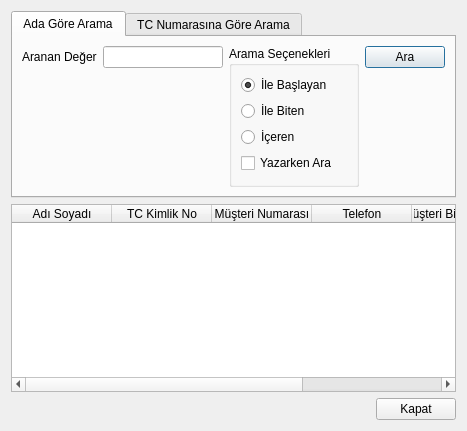
<?xml version="1.0" encoding="UTF-8"?>
<ui version="4.0">
 <class>OOStandartMusteriAramaFormu</class>
 <widget class="QDialog" name="OOStandartMusteriAramaFormu">
  <property name="geometry">
   <rect>
    <x>0</x>
    <y>0</y>
    <width>467</width>
    <height>431</height>
   </rect>
  </property>
  <property name="windowTitle">
   <string>Dialog</string>
  </property>
  <layout class="QGridLayout" name="gridLayout">
   <item row="0" column="0">
    <widget class="QTabWidget" name="tabWidget">
     <property name="currentIndex">
      <number>0</number>
     </property>
     <widget class="QWidget" name="tab">
      <attribute name="title">
       <string>Ada Göre Arama</string>
      </attribute>
      <layout class="QHBoxLayout" name="horizontalLayout_2">
       <item>
        <layout class="QVBoxLayout" name="verticalLayout_2">
         <item>
          <layout class="QHBoxLayout" name="horizontalLayout">
           <item>
            <widget class="QLabel" name="lblArananDeger">
             <property name="text">
              <string>Aranan Değer</string>
             </property>
            </widget>
           </item>
           <item>
            <widget class="QLineEdit" name="leArananMusteriAdi"/>
           </item>
          </layout>
         </item>
         <item>
          <spacer name="verticalSpacer">
           <property name="orientation">
            <enum>Qt::Vertical</enum>
           </property>
           <property name="sizeHint" stdset="0">
            <size>
             <width>20</width>
             <height>40</height>
            </size>
           </property>
          </spacer>
         </item>
        </layout>
       </item>
       <item>
        <widget class="QGroupBox" name="grpAdaGoreAramaSecenekleri">
         <property name="title">
          <string>Arama Seçenekleri</string>
         </property>
         <layout class="QVBoxLayout" name="verticalLayout">
          <item>
           <widget class="QRadioButton" name="rbIleBaslayan">
            <property name="text">
             <string>İle Başlayan</string>
            </property>
            <property name="checked">
             <bool>true</bool>
            </property>
           </widget>
          </item>
          <item>
           <widget class="QRadioButton" name="rblIleBiten">
            <property name="text">
             <string>İle Biten</string>
            </property>
           </widget>
          </item>
          <item>
           <widget class="QRadioButton" name="rbIceren">
            <property name="text">
             <string>İçeren</string>
            </property>
           </widget>
          </item>
          <item>
           <widget class="QCheckBox" name="cbYazarkenAra">
            <property name="text">
             <string>Yazarken Ara</string>
            </property>
           </widget>
          </item>
         </layout>
        </widget>
       </item>
       <item>
        <layout class="QVBoxLayout" name="verticalLayout_3">
         <item>
          <widget class="QPushButton" name="btnAra">
           <property name="text">
            <string>Ara</string>
           </property>
          </widget>
         </item>
         <item>
          <spacer name="verticalSpacer_2">
           <property name="orientation">
            <enum>Qt::Vertical</enum>
           </property>
           <property name="sizeHint" stdset="0">
            <size>
             <width>20</width>
             <height>40</height>
            </size>
           </property>
          </spacer>
         </item>
        </layout>
       </item>
      </layout>
     </widget>
     <widget class="QWidget" name="tab_2">
      <attribute name="title">
       <string>TC Numarasına Göre Arama</string>
      </attribute>
     </widget>
    </widget>
   </item>
   <item row="1" column="0">
    <widget class="QTableWidget" name="tableWidget">
     <property name="rowCount">
      <number>0</number>
     </property>
     <property name="columnCount">
      <number>6</number>
     </property>
     <column>
      <property name="text">
       <string>Adı Soyadı</string>
      </property>
     </column>
     <column>
      <property name="text">
       <string>TC Kimlik No</string>
      </property>
     </column>
     <column>
      <property name="text">
       <string>Müşteri Numarası</string>
      </property>
     </column>
     <column>
      <property name="text">
       <string>Telefon</string>
      </property>
     </column>
     <column>
      <property name="text">
       <string>Müşteri Bilgileri Düzelt</string>
      </property>
     </column>
     <column>
      <property name="text">
       <string>Müşteri Sil</string>
      </property>
     </column>
    </widget>
   </item>
   <item row="2" column="0">
    <layout class="QHBoxLayout" name="horizontalLayout_3">
     <item>
      <spacer name="horizontalSpacer">
       <property name="orientation">
        <enum>Qt::Horizontal</enum>
       </property>
       <property name="sizeHint" stdset="0">
        <size>
         <width>40</width>
         <height>20</height>
        </size>
       </property>
      </spacer>
     </item>
     <item>
      <widget class="QPushButton" name="pushButton">
       <property name="text">
        <string>Kapat</string>
       </property>
      </widget>
     </item>
    </layout>
   </item>
  </layout>
 </widget>
 <resources/>
 <connections>
  <connection>
   <sender>pushButton</sender>
   <signal>clicked()</signal>
   <receiver>OOStandartMusteriAramaFormu</receiver>
   <slot>reject()</slot>
   <hints>
    <hint type="sourcelabel">
     <x>391</x>
     <y>415</y>
    </hint>
    <hint type="destinationlabel">
     <x>190</x>
     <y>409</y>
    </hint>
   </hints>
  </connection>
 </connections>
</ui>
